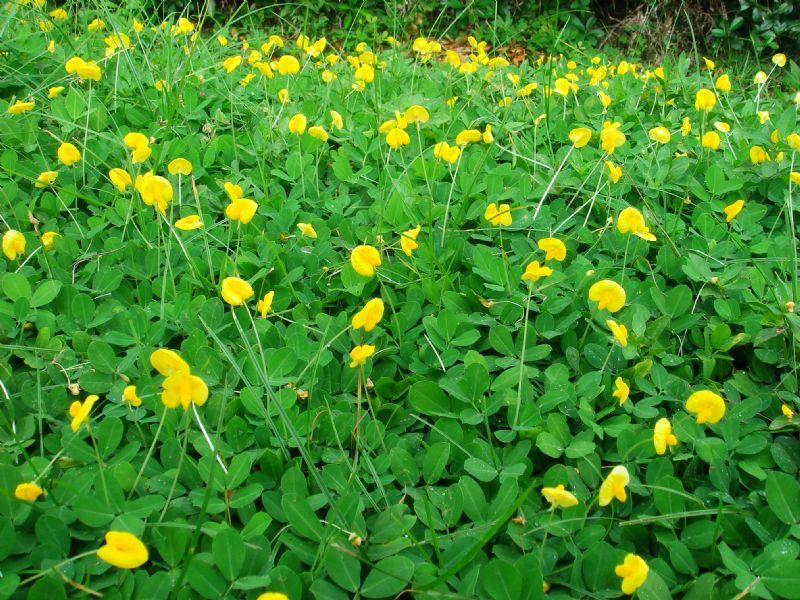
%> input picture Code/777.jpg, 800 x 600 px
$ octave main.m   (GNU Octave 9; MATLAB toolbox functions it lacks are replaced by stand-ins)
%> lines starting %> are read from the running program, lines starting %| are printed output that depends on the picture; in (x1, y1, x2, y2) boxes, pixels count from 0 and x2, y2 are one past the last pixel; in counts of white or black regions, pixels touching at a corner belong together; the program's own positions count from 1
%读入一幅彩色图像
rgb=imread('777.jpg');
%> rgb is the input picture: size 600x800x3 uint8; mean R, G, B 70.3, 140.4, 41.9
%subplot(241),imshow(rgb,'InitialMagnification','fit'),title('RGB图像');%显示原图像
r=rgb(:,:,1); g=rgb(:,:,2); b=rgb(:,:,3);%取出RGB的R、G、B各分量
%> after `r=rgb(:,:,1)`:
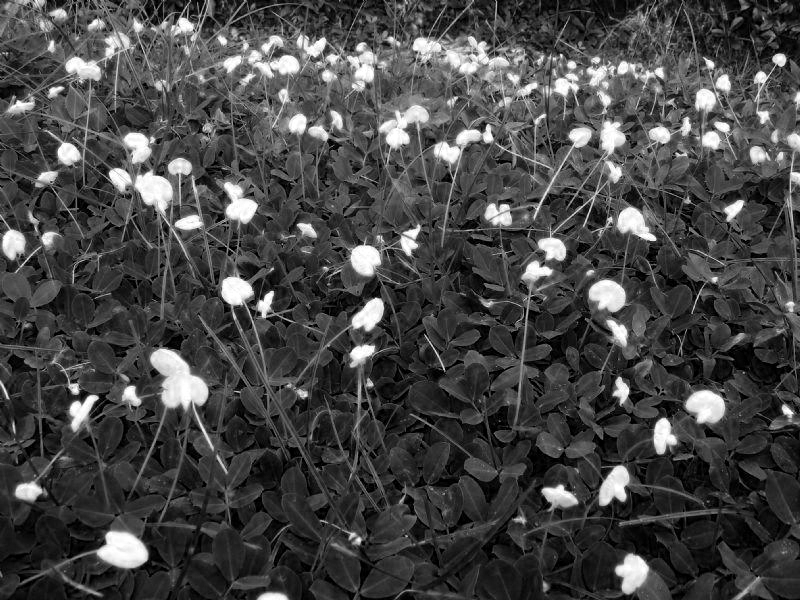
%> r: size 600x800 uint8; min 0, max 255, mean 70.3
%> after `b=rgb(:,:,3)`:
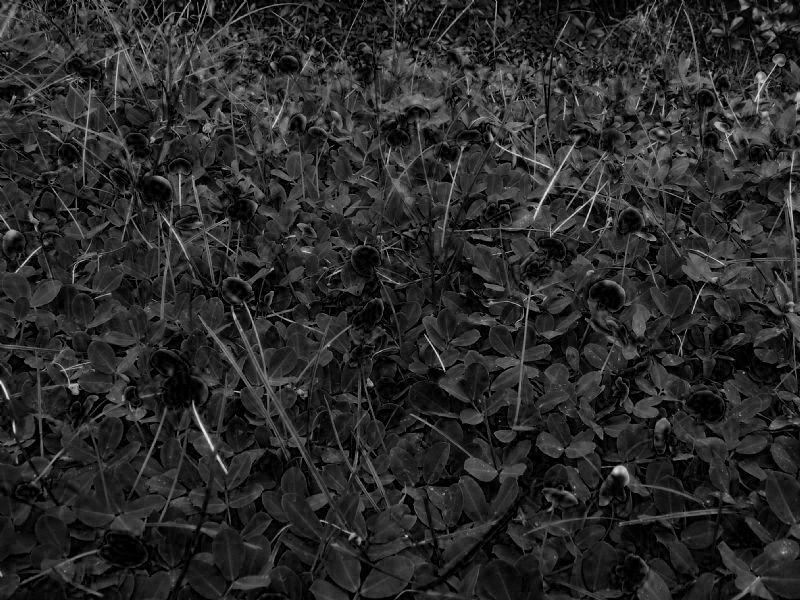
%> b: size 600x800 uint8; min 0, max 238, mean 41.9

%R层锐化：
r=im2double(r); %双精度化处理
%> r: size 600x800 double
[rX,rY]=gradient(r); %返回矩阵I梯度值的X和Y分量
r1=sqrt(rX.*rX+rY.*rY); %得到梯度算法结果图像
%figure,subplot(252),imshow(r1,[]);title('gradient value ');
h2=fspecial('sobel');%选择索伯尔算法
r2=imfilter(r,h2);%采用索伯尔算法滤波
%subplot(253),imshow(r2,[]);title('Sobel滤波');% 显示索伯尔算法结果图像
h3=fspecial('prewitt');%选择蒲瑞维特算法
r3=imfilter(r,h3);%采用蒲瑞维特算法滤波
%subplot(254),imshow(r3,[]);title('Prewitt滤波');% 显示蒲瑞维特算法结果图像
h4=fspecial('laplacian'); %选择滤波算法为拉普拉 斯算法
r4=imfilter(r,h4);%采用拉普拉斯算法滤波
%subplot(255),imshow(r4,[]);title('Laplacian滤波'); %在中下区域显示拉普拉斯算法结果图像
%图层相减
%subplot(256),imshow(r,'InitialMagnification','fit'),title('R图像');
r5=r-r1;
%subplot(257),imshow(r5,[]);title('R-gradient value');
r6=r-r2;
%subplot(258),imshow(r6,[]);title('R-Sobel滤波');
r7=r-r3;
%subplot(259),imshow(r7,[]);title('R-prewitt滤波');
r8=r-r4;
%subplot(2,5,10),imshow(r8,[]);title('R-Laplacian滤波');
%G层锐化：
g=im2double(g); %双精度化处理
%> g: size 600x800 double
[gX,gY]=gradient(g); %返回矩阵I梯度值的X和Y分量
g1=sqrt(gX.*gX+gY.*gY); %得到梯度算法结果图像
%figure,subplot(252),imshow(g1,[]);title('gradient value ');
h2=fspecial('sobel');%选择索伯尔算法
g2=imfilter(g,h2);%采用索伯尔算法滤波
%subplot(253),imshow(g2,[]);title('Sobel滤波');% 显示索伯尔算法结果图像
h3=fspecial('prewitt');%选择蒲瑞维特算法
g3=imfilter(g,h3);%采用蒲瑞维特算法滤波
%subplot(254),imshow(g3,[]);title('Prewitt滤波');% 显示蒲瑞维特算法结果图像
h4=fspecial('laplacian'); %选择滤波算法为拉普拉 斯算法
g4=imfilter(g,h4);%采用拉普拉斯算法滤波
%subplot(255),imshow(g4,[]);title('Laplacian滤波'); %在中下区域显示拉普拉斯算法结果图像
%图层相减
%subplot(256),imshow(g,'InitialMagnification','fit'),title('G图像');
g5=g-g1;
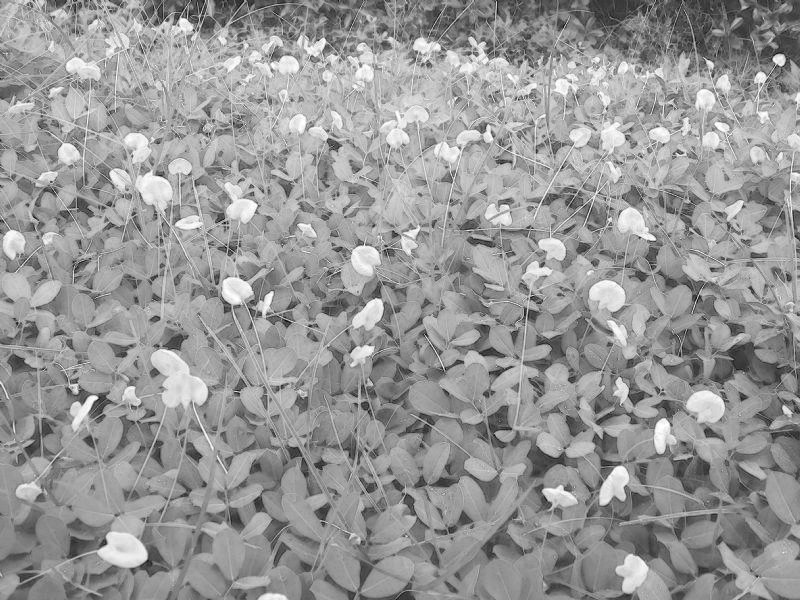
%> g5: size 600x800 double; min -0.258, max 1, mean 0.492; drawn with min black and max white
%subplot(257),imshow(g5,[]);title('G-gradient value');
g6=g-g2;
%subplot(258),imshow(g6,[]);title('G-Sobel滤波');
g7=g-g3;
%subplot(259),imshow(g7,[]);title('G-prewitt滤波');
g8=g-g4;
%subplot(2,5,10),imshow(g8,[]);title('G-Laplacian滤波');

%B层锐化：
b=im2double(b); %双精度化处理
%> b: size 600x800 double
[bX,bY]=gradient(b); %返回矩阵I梯度值的X和Y分量
b1=sqrt(bX.*bX+bY.*bY); %得到梯度算法结果图像
%figure,subplot(252),imshow(b1,[]);title('gradient value ');
h2=fspecial('sobel');%选择索伯尔算法
b2=imfilter(b,h2);%采用索伯尔算法滤波
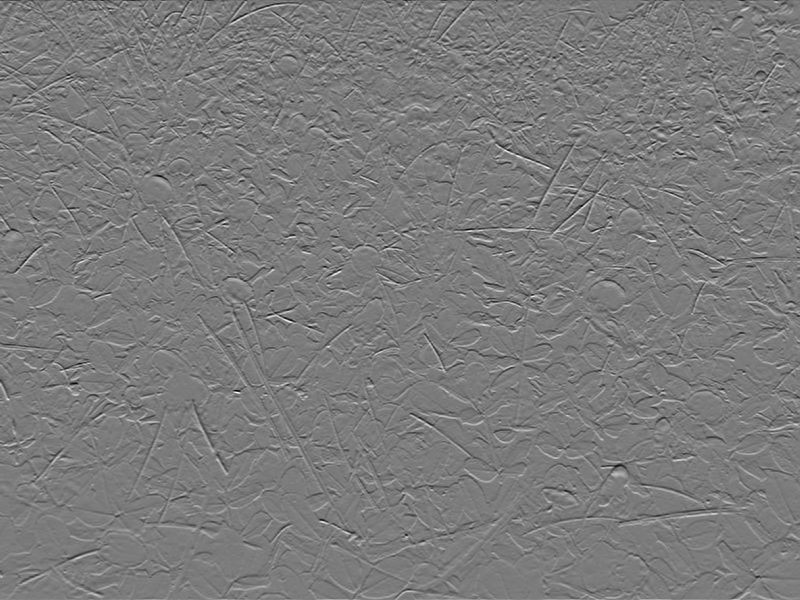
%> b2: size 600x800 double; min -2.67, max 2.83, mean 0.000161; drawn with min black and max white
%subplot(253),imshow(r2,[]);title('Sobel滤波');% 显示索伯尔算法结果图像
h3=fspecial('prewitt');%选择蒲瑞维特算法
b3=imfilter(b,h3);%采用蒲瑞维特算法滤波
%subplot(254),imshow(b3,[]);title('Prewitt滤波');% 显示蒲瑞维特算法结果图像
h4=fspecial('laplacian'); %选择滤波算法为拉普拉 斯算法
b4=imfilter(b,h4);%采用拉普拉斯算法滤波
%subplot(255),imshow(b4,[]);title('Laplacian滤波'); %在中下区域显示拉普拉斯算法结果图像
%图层相减
%subplot(256),imshow(b,'InitialMagnification','fit'),title('B图像');
b5=b-b1;
%subplot(257),imshow(b5,[]);title('B-gradient value');
b6=b-b2;
%subplot(258),imshow(b6,[]);title('B-Sobel滤波');
b7=b-b3;
%subplot(259),imshow(b7,[]);title('B-prewitt滤波');
b8=b-b4;
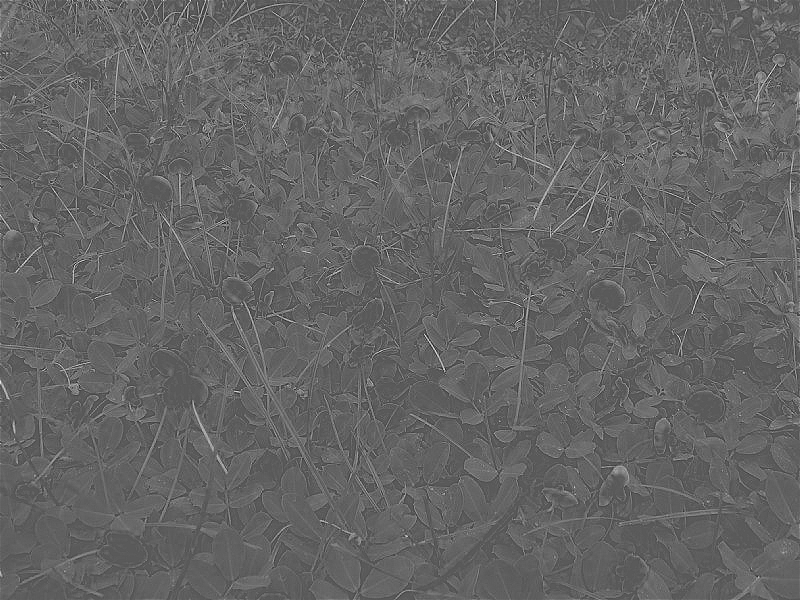
%> b8: size 600x800 double; min -1.36, max 2.48, mean 0.165; drawn with min black and max white
%subplot(2,5,10),imshow(b8,[]);title('B-Laplacian滤波');

rgb1(:,:,1)=r5;
rgb1(:,:,2)=g5;
rgb1(:,:,3)=b5;
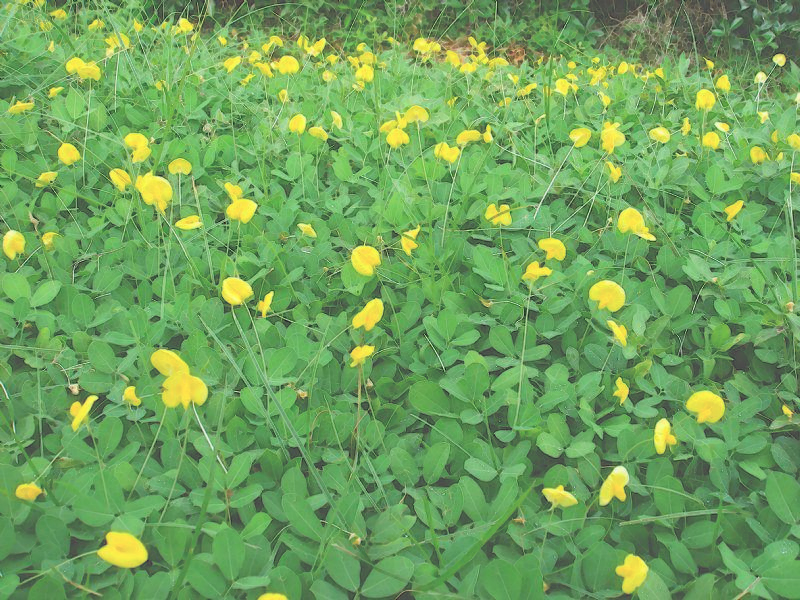
%> rgb1: size 600x800x3 double; mean R, G, B 0.215, 0.492, 0.109; drawn with min black and max white
% [7 lines of commented-out code are left out]
level= graythresh(r5);%采用最大类间方差法自动求取阈值
%> level = 0.455
I1=imbinarize(r5,level);%利用所得到的阈值分割图像
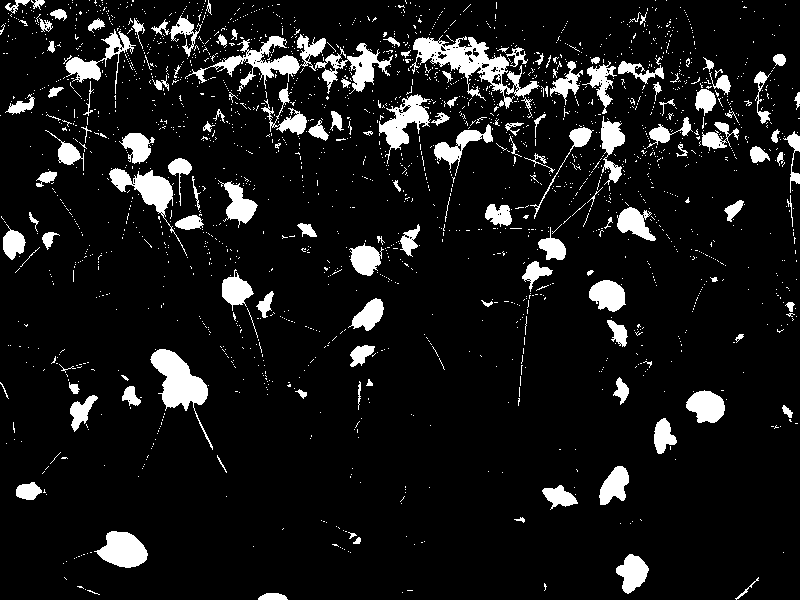
%> I1: size 600x800 logical; 9.2% white; 2148 white regions (2006 under 20 px), largest, box (x1, y1, x2, y2) and area: (185, 34, 393, 94) 3386, (410, 35, 540, 109) 2742, (150, 349, 213, 450) 2080
figure,imshow(I1);%显示分割后的二值图像
% [38 lines of commented-out code are left out]
